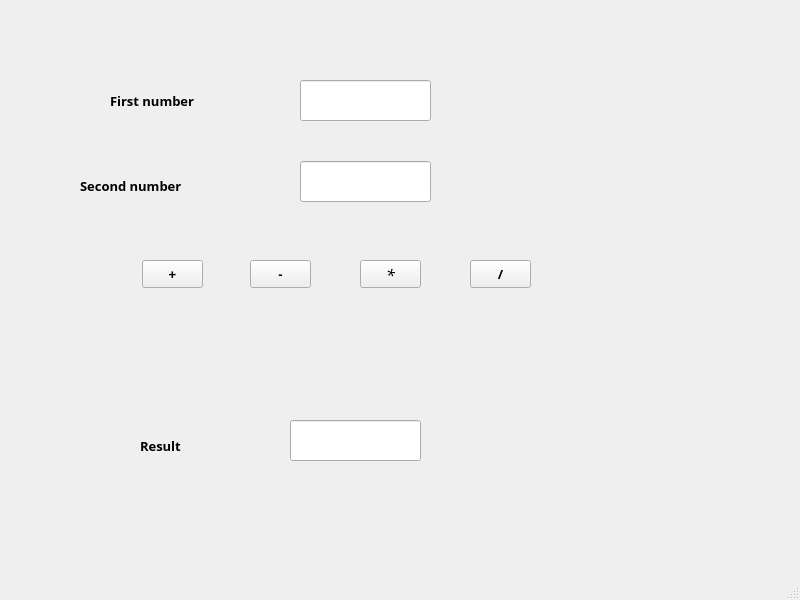
<?xml version="1.0" encoding="UTF-8"?>
<ui version="4.0">
 <class>MainWindow</class>
 <widget class="QMainWindow" name="MainWindow">
  <property name="geometry">
   <rect>
    <x>0</x>
    <y>0</y>
    <width>800</width>
    <height>600</height>
   </rect>
  </property>
  <property name="windowTitle">
   <string>MainWindow</string>
  </property>
  <widget class="QWidget" name="centralwidget">
   <widget class="QLineEdit" name="lineEdit">
    <property name="geometry">
     <rect>
      <x>300</x>
      <y>80</y>
      <width>131</width>
      <height>41</height>
     </rect>
    </property>
   </widget>
   <widget class="QLineEdit" name="lineEdit_2">
    <property name="geometry">
     <rect>
      <x>300</x>
      <y>161</y>
      <width>131</width>
      <height>41</height>
     </rect>
    </property>
   </widget>
   <widget class="QLabel" name="label">
    <property name="geometry">
     <rect>
      <x>110</x>
      <y>85</y>
      <width>151</width>
      <height>31</height>
     </rect>
    </property>
    <property name="font">
     <font>
      <family>MS Reference Sans Serif</family>
      <pointsize>10</pointsize>
      <weight>75</weight>
      <bold>true</bold>
     </font>
    </property>
    <property name="text">
     <string>First number</string>
    </property>
   </widget>
   <widget class="QLabel" name="label_2">
    <property name="geometry">
     <rect>
      <x>80</x>
      <y>170</y>
      <width>161</width>
      <height>31</height>
     </rect>
    </property>
    <property name="font">
     <font>
      <family>MS Reference Sans Serif</family>
      <pointsize>10</pointsize>
      <weight>75</weight>
      <bold>true</bold>
     </font>
    </property>
    <property name="text">
     <string>Second number</string>
    </property>
   </widget>
   <widget class="QPushButton" name="pushButton">
    <property name="geometry">
     <rect>
      <x>142</x>
      <y>260</y>
      <width>61</width>
      <height>28</height>
     </rect>
    </property>
    <property name="font">
     <font>
      <pointsize>10</pointsize>
      <weight>75</weight>
      <bold>true</bold>
     </font>
    </property>
    <property name="text">
     <string>+</string>
    </property>
   </widget>
   <widget class="QPushButton" name="pushButton_2">
    <property name="geometry">
     <rect>
      <x>250</x>
      <y>260</y>
      <width>61</width>
      <height>28</height>
     </rect>
    </property>
    <property name="font">
     <font>
      <pointsize>10</pointsize>
      <weight>75</weight>
      <bold>true</bold>
     </font>
    </property>
    <property name="text">
     <string>-</string>
    </property>
   </widget>
   <widget class="QPushButton" name="pushButton_3">
    <property name="geometry">
     <rect>
      <x>360</x>
      <y>260</y>
      <width>61</width>
      <height>28</height>
     </rect>
    </property>
    <property name="font">
     <font>
      <family>MS Reference Sans Serif</family>
      <pointsize>12</pointsize>
      <italic>true</italic>
     </font>
    </property>
    <property name="text">
     <string>*</string>
    </property>
   </widget>
   <widget class="QPushButton" name="pushButton_4">
    <property name="geometry">
     <rect>
      <x>470</x>
      <y>260</y>
      <width>61</width>
      <height>28</height>
     </rect>
    </property>
    <property name="font">
     <font>
      <family>MS Reference Sans Serif</family>
      <pointsize>10</pointsize>
      <weight>75</weight>
      <bold>true</bold>
     </font>
    </property>
    <property name="text">
     <string>/</string>
    </property>
   </widget>
   <widget class="QLineEdit" name="lineEdit_3">
    <property name="geometry">
     <rect>
      <x>290</x>
      <y>420</y>
      <width>131</width>
      <height>41</height>
     </rect>
    </property>
   </widget>
   <widget class="QLabel" name="label_3">
    <property name="geometry">
     <rect>
      <x>140</x>
      <y>430</y>
      <width>81</width>
      <height>31</height>
     </rect>
    </property>
    <property name="font">
     <font>
      <family>MS Reference Sans Serif</family>
      <pointsize>10</pointsize>
      <weight>75</weight>
      <bold>true</bold>
     </font>
    </property>
    <property name="text">
     <string>Result</string>
    </property>
   </widget>
  </widget>
  <widget class="QMenuBar" name="menubar">
   <property name="geometry">
    <rect>
     <x>0</x>
     <y>0</y>
     <width>800</width>
     <height>26</height>
    </rect>
   </property>
  </widget>
  <widget class="QStatusBar" name="statusbar"/>
 </widget>
 <resources/>
 <connections/>
</ui>
